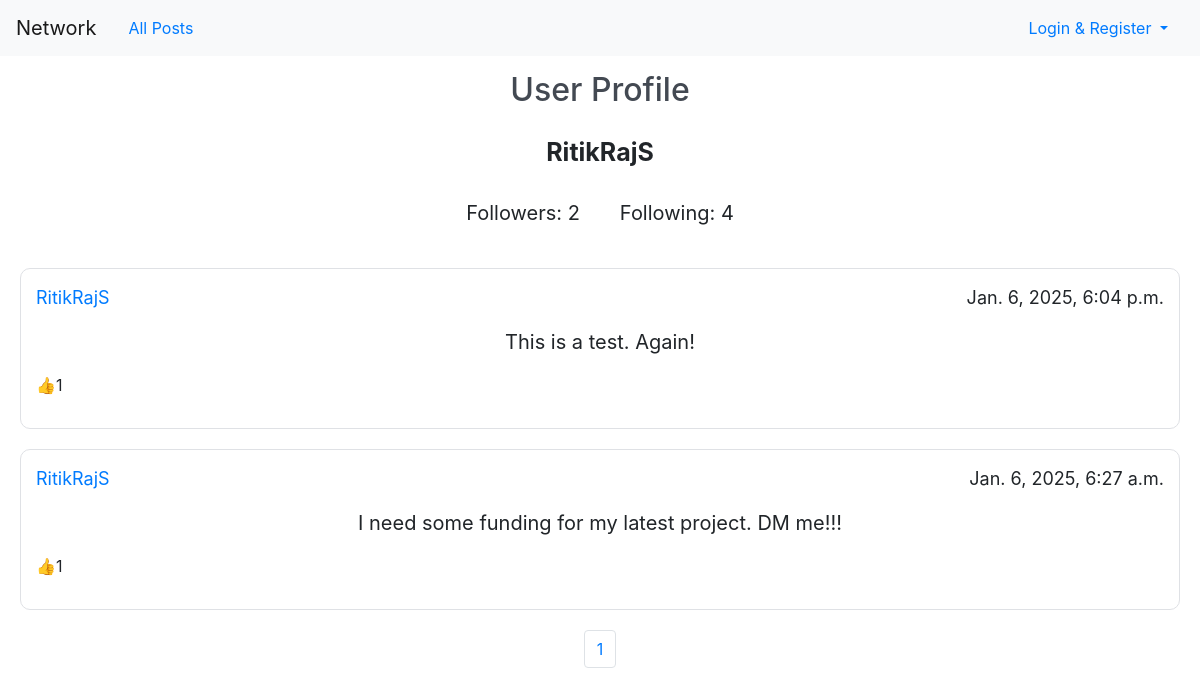
/profile/RitikRajS, run on the app's committed database.
### network/models.py (models this page shows, shortened)
class User(AbstractUser):
    user_pfp = models.URLField(max_length=5000 , blank=True)
    pass

class Post(models.Model):
    post_content = models.CharField(max_length=300)
    author = models.ForeignKey(User, on_delete=models.CASCADE)
    posted_date = models.DateTimeField(default=datetime.now)
    likes = models.ManyToManyField(User, blank=True, related_name="liked")

### network/views.py (the view, shortened to what this page needs)
# urls.py: path("profile/<str:name>", views.profile, name='profile'),
@csrf_exempt
def profile(request, name):
    try:
        user_object = User.objects.get(username= name)
    except User.DoesNotExist:
        return JsonResponse({"error": "Invalid Profile"}, status=400)
    if request.method=="GET":
        all_posts = Post.objects.filter(author=user_object)
        all_posts = all_posts.order_by('-posted_date')
        liked_users={}
        for liked in all_posts:
            liked_users[liked.id] = [user.username for user in liked.likes.all()]
        all_posts, totalpage, pagelist= pagination(request, all_posts)
        follow_instance= Follow.objects.filter(user=user_object)
        follower_count =0
        follower_list = []
        follower_name=[]
        for follow in follow_instance:
            follower_list.extend(follow.followers.all())
            follower_name.extend([follower.username for follower in follow.followers.all()])
        follower_count=len(follower_list)
        following_instance=Follow.objects.filter(followers=user_object)
        following_count= 0
        following_list=[]
        for following in following_instance:
            following_list.append(following.user)
        following_count= len(following_list)
        return render(request, 'network/profile.html', {
            "posts":all_posts,
            "totalpage":totalpage,
            "pagelist":pagelist,
            "user_details": user_object,
            "follower_count": follower_count,
            "follower_list": follower_list,
            "following_count": following_count,
            "following_list": following_list,
            "follower_name":follower_name,
            "likedUsers":liked_users,
        })

### network/views.py (called while the page is built)
def pagination(request, data):
    paginator=Paginator(data, 10)
    page_number= request.GET.get('page')
    data= paginator.get_page(page_number)
    totalpages= data.paginator.num_pages
    pagelist=[n+1 for n in range(totalpages)]
    return (data, totalpages, pagelist)

### network/templates/network/profile.html (shortened to what this page needs)
{% extends "network/layout.html" %}
{% load static %}
{% block body %}
    <h2>User Profile</h2>
    <div id='userDetails'>
        <p id ='loggedUser'>{{user_details.username}}</p>
        <div id= 'followDetail'>
            <p id='followerCount'>Followers: <a id="follower_count">{{follower_count}}</a></p>
            <p id='followingCount'>Following: <a id="following_count">{{following_count}}</a></p>
        </div>
    </div>
{% endblock %}

### network/templates/network/layout.html (shortened to what this page needs)
{% load static %}
{% load custom_filters %}
<!DOCTYPE html>
<html lang="en">
    <head>
        <link rel="stylesheet" href="https://stackpath.bootstrapcdn.com/bootstrap/4.4.1/css/bootstrap.min.css">
        <link href="{% static 'network/styles.css' %}" rel="stylesheet">
    </head>
    <body>
        <nav class="navbar navbar-expand-lg navbar-light bg-light">
            <a class="navbar-brand" href="{% url 'index' %}">Network</a>
            <a class="nav-link" href="{% url 'index' %}">All Posts</a>
            <ul class='nav'>
                {% if user.is_authenticated %}
                    <li class="nav-item ms-auto dropdown">
                        <a class="nav-link dropdown-toggle" href="#" id="authDropdown" role="button" data-toggle="dropdown" aria-haspopup="true" aria-expanded="false">
                            Welcome, {{ request.user.username }}
                        </a>
                        <div class="dropdown-menu" aria-labelledby="authDropdown">
                            <a class="dropdown-item" href="{% url 'profile' name=user.username %}"><strong>{{ user.username }}</strong></a>
                            <a class="dropdown-item" href="{% url 'post' %}">Create New Post</a>
                            <a class="dropdown-item" href="{% url 'following'%}">Following</a>
                            <a class="dropdown-item" href="{% url 'logout' %}">Log Out</a>
                        </div>
                    </li>
                {% else %}
                    <li class="nav-item ms-auto dropdown">
                        <a class="nav-link dropdown-toggle" href="#" id="authDropdown" role="button" data-toggle="dropdown" aria-haspopup="true" aria-expanded="false">
                            Login & Register
                        </a>
                    </li>
                {% endif %}
            </ul>
        </nav>
        <div class="body">
            {% block body %}
            {% endblock %}
            {% if request.resolver_match.url_name in "profile following index" %}
                {% for post in posts %}
                    <div id='postID_{{post.id}}' class='post'>
                        <div id ='postUser'>
                            <p><a href= {% url 'profile' name=post.author%}>{{ post.author }}</a></p>
                            <p>{{ post.posted_date }}</p>
                        </div>
                        <div id='postContent'>
                            <p id='post_content_{{post.id}}'>{{ post.post_content }}</p>
                        </div>
                        <div id='likes'>
                            <p> &#128077 <p id='likeCount_{{post.id}}'>{{ post.likes.count }}</p></p>
                        </div>
                    </div>
                {% endfor %}
                <nav aria-label="Page navigation example">
                    <ul class="pagination justify-content-center">
                        {% for n in pagelist%}
                            <li class="page-item"><a class="page-link" href="?page={{n}}">{{n}}</a></li>
                        {% endfor%}
                    </ul>
                </nav>
            {% endif %}
        </div>
    </body>
</html>

### network/static/network/styles.css (style rules this page uses)
.navbar { display:flex; margin-bottom:15px }
.nav { display: flex; flex-grow:1; justify-content: end; }
h2 { display:flex; margin: 10px 50px; color:#434952; justify-content: center; }
#userDetails { display: flex; flex-direction: column; text-align: center; padding:10px; margin:15px; font-size: 20px; }
#loggedUser { font-size: 25px; font-weight: bold; }
#followDetail { display: flex; flex-direction: row; justify-content: center; }
#followerCount, #followingCount { margin: 10px 20px }
.post { border:1px solid #dfe1e5; display: flex; flex-direction: column; margin: 20px; padding: 15px; cursor: pointer; border-radius:10px; }
#postUser { display: flex; flex-direction: row; justify-content: space-between; font-size: 18px; }
#postContent { display: flex; font-size: 20px; white-space: pre-line; margin: none; justify-content: center; }
#likes { display: flex; flex-direction: row; }

### data on the page
User: username "RitikRajS"
Post: author "RitikRajS", posted_date "Jan. 6, 2025, 6:04 p.m.", post_content "This is a test. Again!", likes.count "1"
Post: author "RitikRajS", posted_date "Jan. 6, 2025, 6:27 a.m.", post_content "I need some funding for my latest project. DM me!!!", likes.count "1"

### other printed values
{{ follower_count }} "2"
{{ following_count }} "4"
{{ n }} "1"
